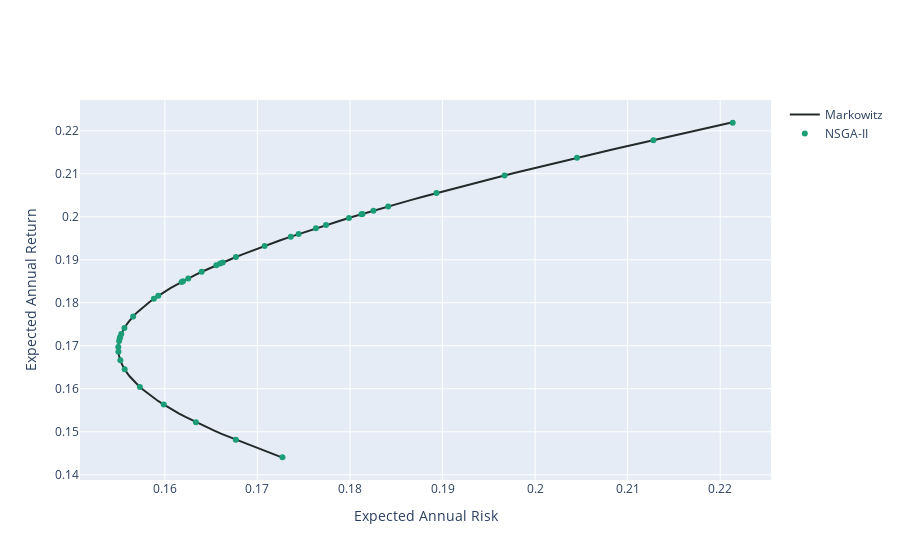

Notebook code cell kept with this figure:
### Code cell
X_nsgaii, F_nsgaii, ESG_nsgaii =pymoo_extras.get_weights_with_pymoo(portfolio_problem, nsgaii, termination)
FA_nsgaii =  pymoo_extras.annualised_portfolio_quantities(F_nsgaii)
frames = [FA_nsgaii]
labels = ['NSGA-II']
fig=my_plotting.plotting_samples_plotly(ef_R, frames, labels, colors)
fig.show()
